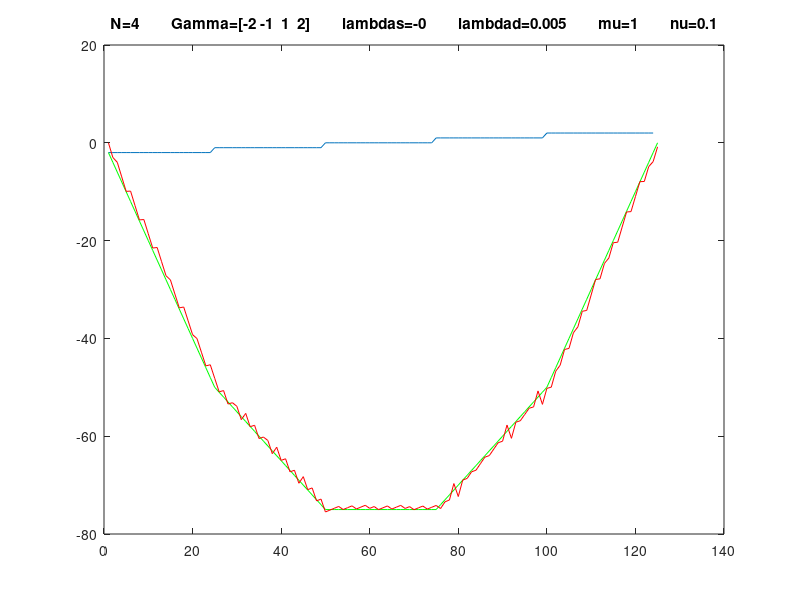
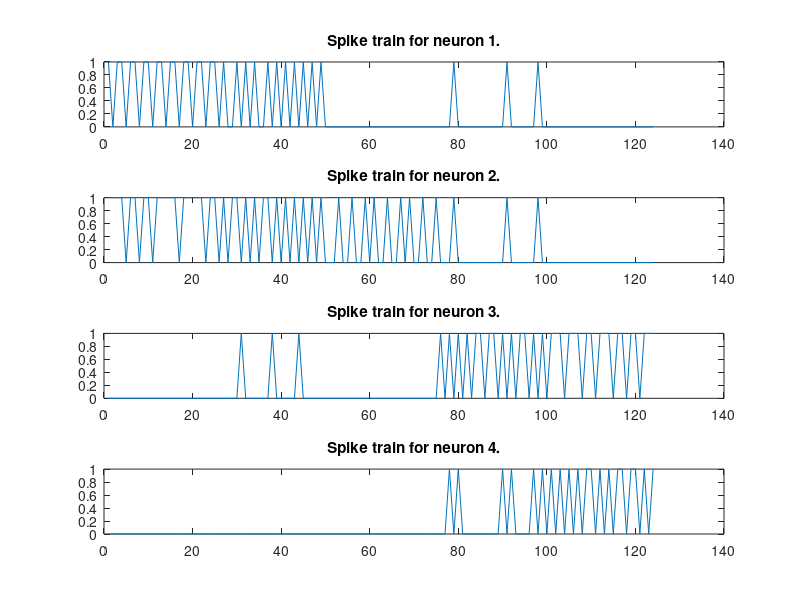
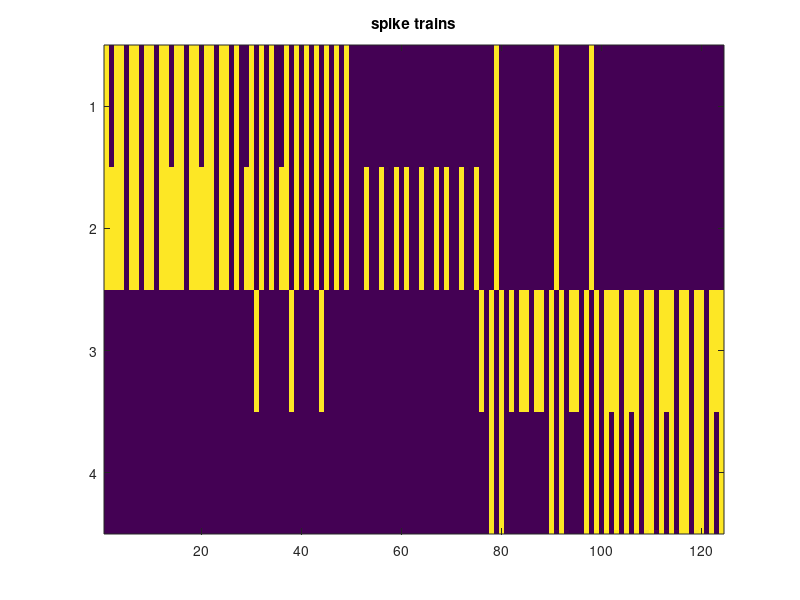
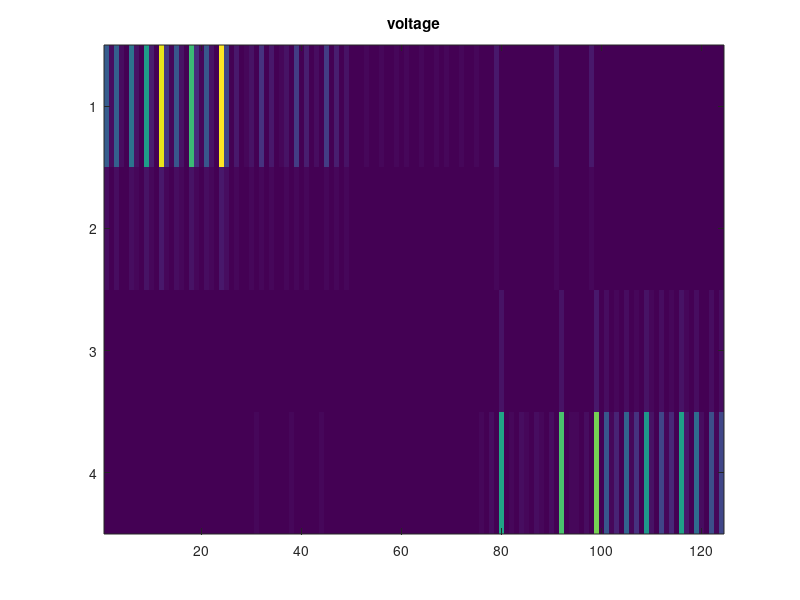

These charts were generated, in order, by the following MATLAB code:
%%===== SCRIPT FOR TRACKING NETWORK ===================================%%
clear all
clc
close all

c=[-40,-20,0,20,40];
x=[-2,-1,0,1,2];

lambdas=-0; %A si 1D
lambdad=0.005;%0.1;
mu=1; %L2 penality
nu=0.1; %L1 penality

N=4;
Gamma=1*[-2 -1 1 2];
FastConnections=Gamma'*Gamma+mu*lambdad^2*eye(N); %3x3 matrix
SlowConnections=Gamma'*(lambdas+lambdad)*Gamma; %3x3 matrix

V(1)=0;
v(:,1)=zeros(N,1);
x_appr(1)=0;



stimulus=[x(1)*ones(1,24),x(2)*ones(1,25),x(3)*ones(1,25),x(4)*ones(1,25),x(5)*ones(1,25)];
%stimulus=[0,0,0,0,0,0,0,0,0,0,0,0,0,0,0,0,0,0,0,0,0,0,0,0,0,0,x(2),0,0,0,0,0,0,0,0,0,0,0,0,0,0,0,0,0,0,0,0,0,0,0,0,x(3),0,0,0,0,0,0,0,0,0,0,0,0,0,0,0,0,0,0,0,0,0,0,0,0,x(4),0,0,0,0,0,0,0,0,0,0,0,0,0,0,0,0,0,0,0,0,0,0,0,0,x(5),0,0,0,0,0,0,0,0,0,0,0,0,0,0,0,0,0,0,0,0,0,0,0,0]; %on commence avc stimulus constant
myx(1)=x(1); %myx <-- x du papier
t=1;
E(t)=4
r(1,:)=zeros(1,N);
T=1/2*(nu*lambdad+nu*lambdad^2+Gamma.^2);
o(:,1)=zeros(N,1);

while t<=124 %E(t)>0.1
V=Gamma'*(myx(t)-x_appr(t))-mu*lambdad*r(t,:)';
v(:,t)=Gamma'*(myx(t)-x_appr(t))-mu*lambdad*r(t,:)';
o(:,t)=zeros(N,1);
for i=1:N
if V(i)>T(i)
    disp(['At time t=',num2str(t),' neuron ',num2str(i),' spikes.']);
    disp(['V=',num2str(V(i)),' > T=',num2str(T(i)),'.']);
o(i,t)=o(i,t)+1;
end
end
x_appr(t+1)=x_appr(t)-lambdad*x_appr(t)+Gamma*o(:,t);
r(t+1,:)=r(t,:)-lambdad*r(t,:)+lambdad*o(:,t)';
myx(t+1)=myx(t)+lambdas*myx(t)+stimulus(t);
E(t+1)=(myx(t+1)-x_appr(t+1))^2+nu*sum(abs(r(t+1,:)))+mu*sum(r(t+1,:).^2);

t=t+1;
end

figure; 
plot(stimulus); hold on; plot(myx,'g'); plot(x_appr,'r'); hold off
title(['N=',num2str(N),'        Gamma=[',num2str(Gamma),']        lambdas=',num2str(lambdas),'        lambdad=',num2str(lambdad),'        mu=',num2str(mu),'        nu=',num2str(nu)]);

figure;
for i=1:N
subplot(N,1,i)
plot(o(i,:));
title(['Spike train for neuron ',num2str(i),'.']);
end

figure;
imagesc(o);
title('spike trains')
figure;
imagesc(exp(v-min(min(v))));
title('voltage')

figure; imagesc(FastConnections); colorbar; title('Fast connections')
figure; imagesc(SlowConnections); colorbar; title('Slow connections')

figure;
hold on;
plot(v(1,:),'c')
plot(1.8*o(1,:),'b')
plot(T(1)*ones(size(v(1,:))),'r')
hold off

